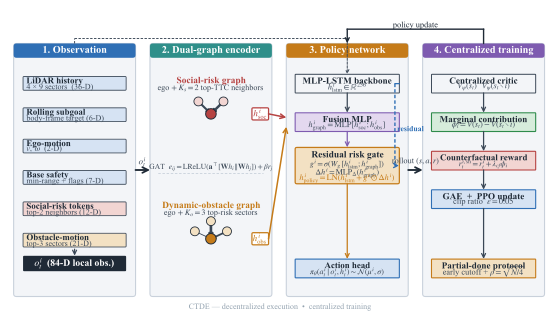

The Python source for this figure:
"""Fig 1 — System architecture of the dual-graph counterfactual MAPPO framework."""
from __future__ import annotations
import sys, os
sys.path.insert(0, os.path.dirname(__file__))
import matplotlib.pyplot as plt
from matplotlib.patches import FancyArrowPatch, FancyBboxPatch, Circle
import numpy as np

from _figstyle import (
    PALETTE, apply_style, blank_ax, rbox, stage_panel,
    text, arrow, labeled_box, save_both,
)

apply_style(font_size=7.0)

fig, ax = plt.subplots(figsize=(7.16, 4.0))
blank_ax(ax, xlim=(0, 100), ylim=(0, 56))

# Stage panels
S_W, S_H = 22.0, 46.0
S_Y = 2.5
GAP = 2.6
S_X = [2.1 + i * (S_W + GAP) for i in range(4)]
ACCENTS = [PALETTE["blue"], PALETTE["teal"], PALETTE["amber"], PALETTE["violet"]]
TITLES = [
    "1. Observation",
    "2. Dual-graph encoder",
    "3. Policy network",
    "4. Centralized training",
]
for x, t, c in zip(S_X, TITLES, ACCENTS):
    stage_panel(ax, x, S_Y, S_W, S_H, t, c, title_fs=7.4, bar_h=2.6)

# Inter-stage anchor y
MID_Y = S_Y + S_H * 0.50

# ============================================================
# Stage 1 — Observation construction
# ============================================================
x0 = S_X[0]
inner_w = S_W - 3.4
inner_x = x0 + 1.7

items_s1 = [
    ("LiDAR history",      "4 × 9 sectors  (36-D)",      PALETTE["blue_soft"]),
    ("Rolling subgoal",    "body-frame target (6-D)",    PALETTE["blue_soft"]),
    ("Ego-motion",         "$v,\\;\\omega$  (2-D)",      PALETTE["blue_soft"]),
    ("Base safety",        "min-range + flags (7-D)",    PALETTE["blue_soft"]),
    ("Social-risk tokens", "top-2 neighbors (12-D)",     PALETTE["red_soft"]),
    ("Obstacle-motion",    "top-3 sectors (21-D)",       PALETTE["amber_soft"]),
]
n = len(items_s1)
top_y = S_Y + S_H - 6.0
bot_y = S_Y + 9.0
row_h = 2.5
gap_h = ((top_y - bot_y) - n * row_h) / (n - 1)
for i, (ttl, sub, fc) in enumerate(items_s1):
    y = top_y - i * (row_h + gap_h) - row_h
    rbox(ax, inner_x, y, inner_w, row_h, fc=fc, ec=PALETTE["ink_soft"], lw=0.6, r=0.18)
    text(ax, inner_x + 0.6, y + row_h * 0.64, ttl, size=6.4, ha="left", weight="bold")
    text(ax, inner_x + 0.6, y + row_h * 0.22, sub, size=5.8, ha="left",
         color=PALETTE["ink_soft"])

# Output chip — local observation
chip_h = 2.8
out_y = S_Y + 4.6
rbox(ax, inner_x, out_y, inner_w, chip_h, fc=PALETTE["ink"], ec=PALETTE["ink"], lw=0, r=0.2)
text(ax, inner_x + inner_w / 2, out_y + chip_h / 2, "$o_t^i$  (84-D local obs.)",
     size=7.0, color="white", weight="bold")

# Vertical bracket from items into obs chip
arrow(ax, inner_x + inner_w / 2, bot_y - 0.4,
      inner_x + inner_w / 2, out_y + chip_h + 0.05,
      color=PALETTE["ink_soft"], lw=0.9, mut=7)

# ============================================================
# Stage 2 — Dual-graph encoding
# ============================================================
x1 = S_X[1]
gx = x1 + 1.5
gw = S_W - 3.0

# Slot top half (social) and bottom half (obstacle)
g1_y_title = S_Y + S_H - 6.8
g2_y_title = S_Y + 16.5

def draw_minigraph(cx, cy, n_neigh, ego_color, neigh_color, seed):
    r = 0.95
    e = Circle((cx, cy), r, facecolor=ego_color, edgecolor=PALETTE["ink"], lw=0.7, zorder=5)
    ax.add_patch(e)
    text(ax, cx, cy, "ego", size=5.4, weight="bold", color="white")
    R = 3.2
    if n_neigh == 2:
        angles = np.deg2rad([135, 45])
    else:
        angles = np.deg2rad([155, 90, 25])
    rng = np.random.RandomState(seed)
    weights = 0.5 + 1.8 * rng.rand(len(angles))
    for a, lw in zip(angles, weights):
        nx, ny = cx + R * np.cos(a), cy + R * np.sin(a)
        nc = Circle((nx, ny), r * 0.85, facecolor=neigh_color,
                    edgecolor=PALETTE["ink"], lw=0.6, zorder=5)
        ax.add_patch(nc)
        arrow(ax, nx, ny, cx, cy, color=PALETTE["ink_soft"], lw=lw, mut=5, z=4)

g_cx = gx + gw / 2

text(ax, g_cx, g1_y_title, "Social-risk graph", size=6.8, weight="bold",
     color=PALETTE["red"])
text(ax, g_cx, g1_y_title - 1.5, "ego $+\\;K_s{=}2$ top-TTC neighbors",
     size=5.9, color=PALETTE["ink_soft"])
draw_minigraph(g_cx, g1_y_title - 6.0, 2, PALETTE["red"], PALETTE["red_soft"], seed=3)

text(ax, g_cx, g2_y_title, "Dynamic-obstacle graph", size=6.8, weight="bold",
     color=PALETTE["amber"])
text(ax, g_cx, g2_y_title - 1.5, "ego $+\\;K_o{=}3$ top-risk sectors",
     size=5.9, color=PALETTE["ink_soft"])
draw_minigraph(g_cx, g2_y_title - 6.0, 3, PALETTE["amber"], PALETTE["amber_soft"], seed=7)

# Divider + GAT equation between the two
mid_div_y = (g1_y_title - 12 + g2_y_title) / 2 + 0.5
ax.plot([gx, gx + gw], [mid_div_y, mid_div_y], color=PALETTE["stage_edge"],
        lw=0.6, linestyle=(0, (3, 2)), zorder=2)
text(ax, g_cx, mid_div_y - 0.0 + 1.2,
     "GAT  $e_{ij}=\\mathrm{LReLU}(\\mathbf{a}^\\top[\\mathbf{W}h_i\\Vert\\mathbf{W}h_j])+\\beta r_j$",
     size=5.5, color=PALETTE["ink_soft"])

# h_soc / h_obs output chips at right edge of stage 2
chip_y_soc = g1_y_title - 6.0
chip_y_obs = g2_y_title - 6.0
chip_x = x1 + S_W - 3.6
rbox(ax, chip_x, chip_y_soc - 1.1, 3.0, 2.2, fc="white",
     ec=PALETTE["red"], lw=0.9, r=0.22, z=6)
text(ax, chip_x + 1.5, chip_y_soc, "$h^i_{\\mathrm{soc}}$", size=6.6, weight="bold",
     color=PALETTE["red"], z=7)
rbox(ax, chip_x, chip_y_obs - 1.1, 3.0, 2.2, fc="white",
     ec=PALETTE["amber"], lw=0.9, r=0.22, z=6)
text(ax, chip_x + 1.5, chip_y_obs, "$h^i_{\\mathrm{obs}}$", size=6.6, weight="bold",
     color=PALETTE["amber"], z=7)

# ============================================================
# Stage 3 — Policy network with residual gate (compact)
# ============================================================
x2 = S_X[2]
px = x2 + 1.6
pw = S_W - 3.2

# Backbone: MLP-LSTM
y_lstm = S_Y + S_H - 9.0
labeled_box(ax, px, y_lstm, pw, 3.4, "MLP-LSTM backbone",
            fc=PALETTE["stage_bg"], ec=PALETTE["ink_soft"], lw=0.7, ts=6.6,
            sub="$h^i_{\\mathrm{lstm}}\\in\\mathbb{R}^{256}$")

# Fusion MLP
y_fuse = S_Y + S_H - 16.0
labeled_box(ax, px, y_fuse, pw, 3.4, "Fusion MLP",
            fc=PALETTE["violet_soft"], ec=PALETTE["violet"], lw=0.8, ts=6.6,
            sub="$h^i_{\\mathrm{graph}}=\\mathrm{MLP}[h^i_{\\mathrm{soc}};h^i_{\\mathrm{obs}}]$")

# Residual risk gate (compact, single block; see Fig 4 for internals)
y_gate = S_Y + S_H - 25.5
gh = 6.6
rbox(ax, px, y_gate, pw, gh, fc=PALETTE["amber_soft"], ec=PALETTE["amber"],
     lw=0.9, r=0.3)
text(ax, px + pw / 2, y_gate + gh - 1.4, "Residual risk gate",
     size=6.8, weight="bold")
text(ax, px + pw / 2, y_gate + gh - 3.2,
     "$g^i=\\sigma(W_g\\,[h^i_{\\mathrm{lstm}};h^i_{\\mathrm{graph}}])$",
     size=5.8, color=PALETTE["ink_soft"])
text(ax, px + pw / 2, y_gate + gh - 4.7,
     "$\\Delta h^i=\\mathrm{MLP}_\\Delta(h^i_{\\mathrm{graph}})$",
     size=5.8, color=PALETTE["ink_soft"])
text(ax, px + pw / 2, y_gate + 0.9,
     "$h^i_{\\mathrm{policy}}=\\mathrm{LN}(h^i_{\\mathrm{lstm}}+g^i\\odot\\Delta h^i)$",
     size=6.0, weight="bold", color=PALETTE["amber"])

# Action head
y_pi = S_Y + 3.4
labeled_box(ax, px, y_pi, pw, 3.4, "Action head",
            fc=PALETTE["blue_soft"], ec=PALETTE["blue"], lw=0.8, ts=6.4,
            sub="$\\pi_\\theta(a^i_t\\mid o^i_t,h^i_t)\\sim\\mathcal{N}(\\mu^i,\\sigma)$")

# Vertical arrows inside stage 3 (clean centerline)
arrow(ax, px + pw / 2, y_lstm, px + pw / 2, y_fuse + 3.4 + 0.05,
      color=PALETTE["ink_soft"], lw=0.9, mut=7)
arrow(ax, px + pw / 2, y_fuse, px + pw / 2, y_gate + gh + 0.05,
      color=PALETTE["violet"], lw=0.9, mut=7)
arrow(ax, px + pw / 2, y_gate, px + pw / 2, y_pi + 3.4 + 0.05,
      color=PALETTE["amber"], lw=0.9, mut=7)

# Residual skip on the right side (h_lstm bypasses Fusion into gate)
res_x = px + pw - 0.8
arrow(ax, px + pw, y_lstm + 1.7, res_x, y_lstm + 1.7,
      color=PALETTE["blue"], lw=0.9, mut=0, style="-")
ax.plot([res_x, res_x], [y_lstm + 1.7, y_gate + gh * 0.5],
        color=PALETTE["blue"], lw=1.0, linestyle=(0, (2.5, 1.5)), zorder=4)
arrow(ax, res_x, y_gate + gh * 0.5, px + pw - 0.05, y_gate + gh * 0.5,
      color=PALETTE["blue"], lw=1.0, mut=7, ls=(0, (2.5, 1.5)))
text(ax, res_x + 0.4, (y_lstm + y_gate + gh / 2) / 2, "residual",
     size=5.6, color=PALETTE["blue"], ha="left", weight="bold", z=6)

# ============================================================
# Stage 4 — Centralized training
# ============================================================
x3 = S_X[3]
tx = x3 + 1.6
tw = S_W - 3.2

y_c1 = S_Y + S_H - 9.0
labeled_box(ax, tx, y_c1, tw, 3.4, "Centralized critic",
            fc=PALETTE["stage_bg"], ec=PALETTE["ink_soft"], lw=0.7, ts=6.6,
            sub="$V_\\psi(s_t)\\;\\;\\;V_\\psi(s_t\\setminus i)$")

y_phi = S_Y + S_H - 16.0
labeled_box(ax, tx, y_phi, tw, 3.4, "Marginal contribution",
            fc=PALETTE["green_soft"], ec=PALETTE["green"], lw=0.8, ts=6.6,
            sub="$\\phi_i=V(s_t)-V(s_t\\setminus i)$")

y_rs = S_Y + S_H - 23.0
labeled_box(ax, tx, y_rs, tw, 3.4, "Counterfactual reward",
            fc=PALETTE["red_soft"], ec=PALETTE["red"], lw=0.8, ts=6.4,
            sub="$r^{i,\\mathrm{sh}}_t=r^i_t+\\lambda_{cf}\\widetilde\\phi_i$")

y_ppo = S_Y + S_H - 30.0
labeled_box(ax, tx, y_ppo, tw, 3.4, "GAE  +  PPO update",
            fc=PALETTE["blue_soft"], ec=PALETTE["blue"], lw=0.8, ts=6.6,
            sub="clip ratio  $\\epsilon=0.05$")

y_pd = S_Y + 3.4
labeled_box(ax, tx, y_pd, tw, 3.4, "Partial-done protocol",
            fc=PALETTE["amber_soft"], ec=PALETTE["amber"], lw=0.8, ts=6.6,
            sub="early cutoff + $\\rho=\\sqrt{N/4}$")

for ya, yb in [(y_c1, y_phi), (y_phi, y_rs), (y_rs, y_ppo), (y_ppo, y_pd)]:
    arrow(ax, tx + tw / 2, ya, tx + tw / 2, yb + 3.4 + 0.05,
          color=PALETTE["ink_soft"], lw=0.9, mut=7)

# ============================================================
# Inter-stage arrows
# ============================================================
# Stage 1 -> Stage 2  (obs into graphs)
arrow(ax, S_X[0] + S_W, MID_Y, S_X[1], MID_Y,
      color=PALETTE["ink"], lw=1.3, mut=10, z=7)
text(ax, (S_X[0] + S_W + S_X[1]) / 2, MID_Y + 1.4, "$o^i_t$", size=6.4,
     color=PALETTE["ink_soft"])

# Stage 1 obs also feeds LSTM in Stage 3 directly (routed over the top)
y_top_route = S_Y + S_H + 0.9
ax.plot([S_X[0] + S_W * 0.5, S_X[0] + S_W * 0.5], [S_Y + S_H, y_top_route],
        color=PALETTE["ink_soft"], lw=0.7, linestyle=(0, (2.5, 1.5)), zorder=6)
ax.plot([S_X[0] + S_W * 0.5, px + pw / 2], [y_top_route, y_top_route],
        color=PALETTE["ink_soft"], lw=0.7, linestyle=(0, (2.5, 1.5)), zorder=6)
arrow(ax, px + pw / 2, y_top_route, px + pw / 2, y_lstm + 3.4 + 0.05,
      color=PALETTE["ink_soft"], lw=0.7, mut=6, ls=(0, (2.5, 1.5)), z=6)

# Stage 2 -> Stage 3  (two graph embeddings -> Fusion)
arrow(ax, chip_x + 3.0, chip_y_soc, S_X[2], y_fuse + 3.4 * 0.75,
      color=PALETTE["red"], lw=1.1, mut=8, z=7)
arrow(ax, chip_x + 3.0, chip_y_obs, S_X[2], y_fuse + 3.4 * 0.25,
      color=PALETTE["amber"], lw=1.1, mut=8, z=7)

# Stage 3 -> Stage 4  (rollout)
arrow(ax, S_X[2] + S_W, MID_Y, S_X[3], MID_Y,
      color=PALETTE["ink"], lw=1.3, mut=10, z=7)
text(ax, (S_X[2] + S_W + S_X[3]) / 2, MID_Y + 1.4, "rollout $(s,a,r)$",
     size=6.0, color=PALETTE["ink_soft"])

# Stage 4 -> Stage 3 feedback (policy update) over the top
y_fb = S_Y + S_H + 2.6
arrow(ax, S_X[3] + S_W * 0.5, S_Y + S_H, S_X[3] + S_W * 0.5, y_fb,
      color=PALETTE["ink"], lw=1.0, mut=0, style="-")
ax.plot([S_X[3] + S_W * 0.5, S_X[2] + S_W * 0.5], [y_fb, y_fb],
        color=PALETTE["ink"], lw=1.0, zorder=7)
arrow(ax, S_X[2] + S_W * 0.5, y_fb, S_X[2] + S_W * 0.5, S_Y + S_H + 0.05,
      color=PALETTE["ink"], lw=1.0, mut=7, z=7)
text(ax, (S_X[2] + S_X[3] + S_W) / 2, y_fb + 0.7, "policy update",
     size=6.0, color=PALETTE["ink"])

# Footer note
text(ax, 50, 0.6,
     "CTDE — decentralized execution  •  centralized training",
     size=5.8, color=PALETTE["muted"])

save_both(fig, "fig1_system_architecture")
print("Fig1 written.")
